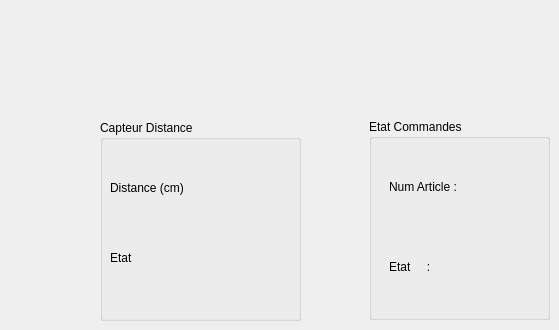
   <widget class="QWidget" name="tab">
    <attribute name="title">
     <string>Sécurité</string>
    </attribute>
    <widget class="QGroupBox" name="groupBox">
     <property name="geometry">
      <rect>
       <x>100</x>
       <y>120</y>
       <width>201</width>
       <height>201</height>
      </rect>
     </property>
     <property name="title">
      <string>Capteur Distance</string>
     </property>
     <widget class="QLabel" name="label_9">
      <property name="geometry">
       <rect>
        <x>10</x>
        <y>60</y>
        <width>81</width>
        <height>16</height>
       </rect>
      </property>
      <property name="text">
       <string>Distance (cm)</string>
      </property>
     </widget>
     <widget class="QLabel" name="label_10">
      <property name="geometry">
       <rect>
        <x>10</x>
        <y>130</y>
        <width>56</width>
        <height>16</height>
       </rect>
      </property>
      <property name="text">
       <string>Etat</string>
      </property>
     </widget>
     <widget class="QLabel" name="distance">
      <property name="geometry">
       <rect>
        <x>120</x>
        <y>60</y>
        <width>56</width>
        <height>16</height>
       </rect>
      </property>
      <property name="text">
       <string/>
      </property>
     </widget>
     <widget class="QLabel" name="etat">
      <property name="geometry">
       <rect>
        <x>80</x>
        <y>130</y>
        <width>111</width>
        <height>20</height>
       </rect>
      </property>
      <property name="text">
       <string/>
      </property>
     </widget>
     <widget class="QGroupBox" name="groupBox_2">
      <property name="geometry">
       <rect>
        <x>250</x>
        <y>0</y>
        <width>201</width>
        <height>201</height>
       </rect>
      </property>
      <property name="title">
       <string>Capteur Distance</string>
      </property>
      <widget class="QLabel" name="label_11">
       <property name="geometry">
        <rect>
         <x>10</x>
         <y>60</y>
         <width>81</width>
         <height>16</height>
        </rect>
       </property>
       <property name="text">
        <string>Distance (cm)</string>
       </property>
      </widget>
      <widget class="QLabel" name="label_12">
       <property name="geometry">
        <rect>
         <x>10</x>
         <y>130</y>
         <width>56</width>
         <height>16</height>
        </rect>
       </property>
       <property name="text">
        <string>Etat</string>
       </property>
      </widget>
      <widget class="QLabel" name="distance_2">
       <property name="geometry">
        <rect>
         <x>120</x>
         <y>60</y>
         <width>56</width>
         <height>16</height>
        </rect>
       </property>
       <property name="text">
        <string/>
       </property>
      </widget>
      <widget class="QLabel" name="etat_2">
       <property name="geometry">
        <rect>
         <x>80</x>
         <y>130</y>
         <width>111</width>
         <height>20</height>
        </rect>
       </property>
       <property name="text">
        <string/>
       </property>
      </widget>
     </widget>
    </widget>
    <widget class="QGroupBox" name="groupBox_3">
     <property name="geometry">
      <rect>
       <x>369</x>
       <y>119</y>
       <width>181</width>
       <height>201</height>
      </rect>
     </property>
     <property name="title">
      <string>Etat Commandes</string>
     </property>
     <widget class="QLabel" name="label_14">
      <property name="geometry">
       <rect>
        <x>20</x>
        <y>60</y>
        <width>81</width>
        <height>16</height>
       </rect>
      </property>
      <property name="text">
       <string>Num Article :</string>
      </property>
     </widget>
     <widget class="QLabel" name="label_15">
      <property name="geometry">
       <rect>
        <x>20</x>
        <y>140</y>
        <width>56</width>
        <height>16</height>
       </rect>
      </property>
      <property name="text">
       <string>Etat     :</string>
      </property>
     </widget>
     <widget class="QLabel" name="NumArticle">
      <property name="geometry">
       <rect>
        <x>95</x>
        <y>60</y>
        <width>71</width>
        <height>31</height>
       </rect>
      </property>
      <property name="text">
       <string/>
      </property>
     </widget>
     <widget class="QLabel" name="EtatAticle">
      <property name="geometry">
       <rect>
        <x>85</x>
        <y>140</y>
        <width>81</width>
        <height>20</height>
       </rect>
      </property>
      <property name="text">
       <string/>
      </property>
     </widget>
    </widget>
   </widget>
